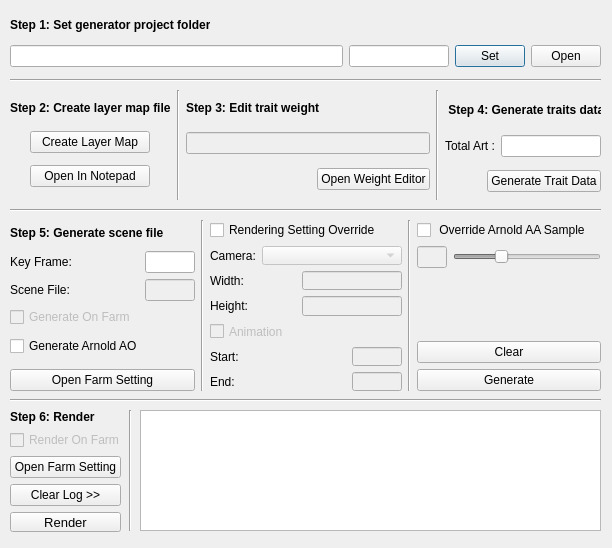
<?xml version="1.0" encoding="UTF-8"?>
<ui version="4.0">
 <class>Dialog</class>
 <widget class="QDialog" name="Dialog">
  <property name="geometry">
   <rect>
    <x>0</x>
    <y>0</y>
    <width>612</width>
    <height>548</height>
   </rect>
  </property>
  <property name="windowTitle">
   <string>Dialog</string>
  </property>
  <widget class="QWidget" name="verticalLayoutWidget">
   <property name="geometry">
    <rect>
     <x>10</x>
     <y>10</y>
     <width>591</width>
     <height>61</height>
    </rect>
   </property>
   <layout class="QVBoxLayout" name="verticalLayout">
    <item>
     <widget class="QLabel" name="label">
      <property name="maximumSize">
       <size>
        <width>200</width>
        <height>25</height>
       </size>
      </property>
      <property name="font">
       <font>
        <weight>75</weight>
        <bold>true</bold>
       </font>
      </property>
      <property name="text">
       <string>Step 1: Set generator project folders</string>
      </property>
     </widget>
    </item>
    <item>
     <layout class="QHBoxLayout" name="horizontalLayout">
      <item>
       <widget class="QLineEdit" name="lineEdit_project_1"/>
      </item>
      <item>
       <widget class="QLineEdit" name="lineEdit_project_folder_1">
        <property name="maximumSize">
         <size>
          <width>100</width>
          <height>16777215</height>
         </size>
        </property>
       </widget>
      </item>
      <item>
       <widget class="QPushButton" name="pushButton_set_1">
        <property name="maximumSize">
         <size>
          <width>70</width>
          <height>16777215</height>
         </size>
        </property>
        <property name="text">
         <string>Set</string>
        </property>
       </widget>
      </item>
      <item>
       <widget class="QPushButton" name="pushButton_open_1">
        <property name="maximumSize">
         <size>
          <width>70</width>
          <height>16777215</height>
         </size>
        </property>
        <property name="text">
         <string>Open</string>
        </property>
       </widget>
      </item>
     </layout>
    </item>
   </layout>
  </widget>
  <widget class="Line" name="line">
   <property name="geometry">
    <rect>
     <x>10</x>
     <y>70</y>
     <width>591</width>
     <height>20</height>
    </rect>
   </property>
   <property name="orientation">
    <enum>Qt::Horizontal</enum>
   </property>
  </widget>
  <widget class="Line" name="line_2">
   <property name="geometry">
    <rect>
     <x>10</x>
     <y>200</y>
     <width>591</width>
     <height>20</height>
    </rect>
   </property>
   <property name="orientation">
    <enum>Qt::Horizontal</enum>
   </property>
  </widget>
  <widget class="QWidget" name="horizontalLayoutWidget_4">
   <property name="geometry">
    <rect>
     <x>10</x>
     <y>220</y>
     <width>591</width>
     <height>171</height>
    </rect>
   </property>
   <layout class="QHBoxLayout" name="horizontalLayout_5">
    <item>
     <layout class="QVBoxLayout" name="verticalLayout_9">
      <item>
       <widget class="QLabel" name="label_7">
        <property name="maximumSize">
         <size>
          <width>200</width>
          <height>25</height>
         </size>
        </property>
        <property name="font">
         <font>
          <weight>75</weight>
          <bold>true</bold>
         </font>
        </property>
        <property name="text">
         <string>Step 5: Generate scene file</string>
        </property>
       </widget>
      </item>
      <item>
       <layout class="QHBoxLayout" name="horizontalLayout_7">
        <item>
         <widget class="QLabel" name="label_15">
          <property name="maximumSize">
           <size>
            <width>200</width>
            <height>50</height>
           </size>
          </property>
          <property name="text">
           <string>Key Frame:</string>
          </property>
         </widget>
        </item>
        <item>
         <widget class="QLineEdit" name="lineEdit_key_5">
          <property name="maximumSize">
           <size>
            <width>50</width>
            <height>16777215</height>
           </size>
          </property>
         </widget>
        </item>
       </layout>
      </item>
      <item>
       <layout class="QHBoxLayout" name="horizontalLayout_6">
        <item>
         <widget class="QLabel" name="label_8">
          <property name="maximumSize">
           <size>
            <width>200</width>
            <height>50</height>
           </size>
          </property>
          <property name="text">
           <string>Scene File:</string>
          </property>
         </widget>
        </item>
        <item>
         <widget class="QLineEdit" name="lineEdit_scene_5">
          <property name="enabled">
           <bool>false</bool>
          </property>
          <property name="maximumSize">
           <size>
            <width>50</width>
            <height>16777215</height>
           </size>
          </property>
         </widget>
        </item>
       </layout>
      </item>
      <item>
       <widget class="QCheckBox" name="checkBox_2">
        <property name="enabled">
         <bool>false</bool>
        </property>
        <property name="text">
         <string>Generate On Farm</string>
        </property>
       </widget>
      </item>
      <item alignment="Qt::AlignVCenter">
       <widget class="QCheckBox" name="checkBox_ao">
        <property name="text">
         <string>Generate Arnold AO</string>
        </property>
       </widget>
      </item>
      <item alignment="Qt::AlignBottom">
       <widget class="QPushButton" name="pushButton_farm_set_5">
        <property name="text">
         <string>Open Farm Setting</string>
        </property>
       </widget>
      </item>
     </layout>
    </item>
    <item>
     <widget class="Line" name="line_6">
      <property name="orientation">
       <enum>Qt::Vertical</enum>
      </property>
     </widget>
    </item>
    <item>
     <layout class="QVBoxLayout" name="verticalLayout_12">
      <item>
       <widget class="QCheckBox" name="checkBox_rend_over_5">
        <property name="text">
         <string>Rendering Setting Override</string>
        </property>
       </widget>
      </item>
      <item>
       <layout class="QHBoxLayout" name="horizontalLayout_10">
        <item>
         <widget class="QLabel" name="label_12">
          <property name="text">
           <string>Camera:</string>
          </property>
         </widget>
        </item>
        <item>
         <widget class="QComboBox" name="comboBox_camera_5">
          <property name="enabled">
           <bool>false</bool>
          </property>
          <property name="minimumSize">
           <size>
            <width>140</width>
            <height>0</height>
           </size>
          </property>
         </widget>
        </item>
       </layout>
      </item>
      <item>
       <layout class="QHBoxLayout" name="horizontalLayout_12">
        <item>
         <widget class="QLabel" name="label_13">
          <property name="text">
           <string>Width:</string>
          </property>
         </widget>
        </item>
        <item>
         <widget class="QLineEdit" name="lineEdit_width_5">
          <property name="enabled">
           <bool>false</bool>
          </property>
          <property name="maximumSize">
           <size>
            <width>100</width>
            <height>16777215</height>
           </size>
          </property>
         </widget>
        </item>
       </layout>
      </item>
      <item>
       <layout class="QHBoxLayout" name="horizontalLayout_13">
        <item>
         <widget class="QLabel" name="label_17">
          <property name="text">
           <string>Height:</string>
          </property>
         </widget>
        </item>
        <item>
         <widget class="QLineEdit" name="lineEdit_height_5">
          <property name="enabled">
           <bool>false</bool>
          </property>
          <property name="maximumSize">
           <size>
            <width>100</width>
            <height>16777215</height>
           </size>
          </property>
         </widget>
        </item>
       </layout>
      </item>
      <item>
       <widget class="QCheckBox" name="checkBox_5">
        <property name="enabled">
         <bool>false</bool>
        </property>
        <property name="text">
         <string>Animation</string>
        </property>
       </widget>
      </item>
      <item>
       <layout class="QHBoxLayout" name="horizontalLayout_3">
        <item>
         <widget class="QLabel" name="label_5">
          <property name="text">
           <string>Start: </string>
          </property>
         </widget>
        </item>
        <item>
         <widget class="QLineEdit" name="lineEdit_2">
          <property name="enabled">
           <bool>false</bool>
          </property>
          <property name="maximumSize">
           <size>
            <width>50</width>
            <height>16777215</height>
           </size>
          </property>
         </widget>
        </item>
       </layout>
      </item>
      <item>
       <layout class="QHBoxLayout" name="horizontalLayout_15">
        <item>
         <widget class="QLabel" name="label_14">
          <property name="text">
           <string>End: </string>
          </property>
         </widget>
        </item>
        <item>
         <widget class="QLineEdit" name="lineEdit_3">
          <property name="enabled">
           <bool>false</bool>
          </property>
          <property name="maximumSize">
           <size>
            <width>50</width>
            <height>16777215</height>
           </size>
          </property>
         </widget>
        </item>
       </layout>
      </item>
     </layout>
    </item>
    <item>
     <widget class="Line" name="line_7">
      <property name="orientation">
       <enum>Qt::Vertical</enum>
      </property>
     </widget>
    </item>
    <item>
     <layout class="QVBoxLayout" name="verticalLayout_10">
      <item>
       <widget class="QCheckBox" name="checkBox_aa_5">
        <property name="minimumSize">
         <size>
          <width>60</width>
          <height>20</height>
         </size>
        </property>
        <property name="text">
         <string> Override Arnold AA Sample</string>
        </property>
       </widget>
      </item>
      <item>
       <layout class="QHBoxLayout" name="horizontalLayout_14">
        <item>
         <widget class="QLineEdit" name="lineEdit_aa_5">
          <property name="enabled">
           <bool>false</bool>
          </property>
          <property name="maximumSize">
           <size>
            <width>30</width>
            <height>16777215</height>
           </size>
          </property>
         </widget>
        </item>
        <item>
         <widget class="QSlider" name="horizontalSlider_aa_5">
          <property name="enabled">
           <bool>false</bool>
          </property>
          <property name="minimum">
           <number>-3</number>
          </property>
          <property name="maximum">
           <number>10</number>
          </property>
          <property name="value">
           <number>1</number>
          </property>
          <property name="orientation">
           <enum>Qt::Horizontal</enum>
          </property>
         </widget>
        </item>
       </layout>
      </item>
      <item alignment="Qt::AlignBottom">
       <widget class="QPushButton" name="pushButton_clear_5">
        <property name="text">
         <string>Clear</string>
        </property>
       </widget>
      </item>
      <item>
       <widget class="QPushButton" name="pushButton_gen_5">
        <property name="text">
         <string>Generate</string>
        </property>
       </widget>
      </item>
     </layout>
    </item>
   </layout>
  </widget>
  <widget class="Line" name="line_4">
   <property name="geometry">
    <rect>
     <x>10</x>
     <y>390</y>
     <width>591</width>
     <height>20</height>
    </rect>
   </property>
   <property name="orientation">
    <enum>Qt::Horizontal</enum>
   </property>
  </widget>
  <widget class="QWidget" name="verticalLayoutWidget_9">
   <property name="geometry">
    <rect>
     <x>10</x>
     <y>410</y>
     <width>111</width>
     <height>122</height>
    </rect>
   </property>
   <layout class="QVBoxLayout" name="verticalLayout_11">
    <item>
     <widget class="QLabel" name="label_9">
      <property name="maximumSize">
       <size>
        <width>200</width>
        <height>25</height>
       </size>
      </property>
      <property name="font">
       <font>
        <weight>75</weight>
        <bold>true</bold>
       </font>
      </property>
      <property name="text">
       <string>Step 6: Render</string>
      </property>
     </widget>
    </item>
    <item>
     <widget class="QCheckBox" name="checkBox_rend_farm_6">
      <property name="enabled">
       <bool>false</bool>
      </property>
      <property name="text">
       <string>Render On Farm</string>
      </property>
     </widget>
    </item>
    <item>
     <widget class="QPushButton" name="pushButton_farm_set_6">
      <property name="text">
       <string>Open Farm Setting</string>
      </property>
     </widget>
    </item>
    <item>
     <widget class="QPushButton" name="pushButton_clearlog_6">
      <property name="text">
       <string>Clear Log &gt;&gt;</string>
      </property>
     </widget>
    </item>
    <item>
     <widget class="QPushButton" name="pushButton_render_6">
      <property name="minimumSize">
       <size>
        <width>0</width>
        <height>20</height>
       </size>
      </property>
      <property name="font">
       <font>
        <pointsize>10</pointsize>
       </font>
      </property>
      <property name="text">
       <string>Render</string>
      </property>
     </widget>
    </item>
   </layout>
  </widget>
  <widget class="QTextEdit" name="textEdit_log">
   <property name="geometry">
    <rect>
     <x>140</x>
     <y>410</y>
     <width>461</width>
     <height>121</height>
    </rect>
   </property>
  </widget>
  <widget class="Line" name="line_8">
   <property name="geometry">
    <rect>
     <x>120</x>
     <y>410</y>
     <width>20</width>
     <height>121</height>
    </rect>
   </property>
   <property name="orientation">
    <enum>Qt::Vertical</enum>
   </property>
  </widget>
  <widget class="QWidget" name="horizontalLayoutWidget_2">
   <property name="geometry">
    <rect>
     <x>10</x>
     <y>90</y>
     <width>591</width>
     <height>110</height>
    </rect>
   </property>
   <layout class="QHBoxLayout" name="horizontalLayout_2">
    <item>
     <layout class="QVBoxLayout" name="verticalLayout_2">
      <property name="bottomMargin">
       <number>6</number>
      </property>
      <item>
       <widget class="QLabel" name="label_2">
        <property name="maximumSize">
         <size>
          <width>200</width>
          <height>45</height>
         </size>
        </property>
        <property name="font">
         <font>
          <weight>75</weight>
          <bold>true</bold>
         </font>
        </property>
        <property name="text">
         <string>Step 2: Create layer map file</string>
        </property>
       </widget>
      </item>
      <item alignment="Qt::AlignHCenter">
       <widget class="QPushButton" name="pushButton_layer_map_2">
        <property name="minimumSize">
         <size>
          <width>120</width>
          <height>0</height>
         </size>
        </property>
        <property name="maximumSize">
         <size>
          <width>150</width>
          <height>16777215</height>
         </size>
        </property>
        <property name="text">
         <string>Create Layer Map</string>
        </property>
       </widget>
      </item>
      <item alignment="Qt::AlignHCenter|Qt::AlignVCenter">
       <widget class="QPushButton" name="pushButton_open_layer_map_2">
        <property name="minimumSize">
         <size>
          <width>120</width>
          <height>0</height>
         </size>
        </property>
        <property name="maximumSize">
         <size>
          <width>150</width>
          <height>16777215</height>
         </size>
        </property>
        <property name="text">
         <string>Open In Notepad</string>
        </property>
       </widget>
      </item>
     </layout>
    </item>
    <item>
     <widget class="Line" name="line_5">
      <property name="orientation">
       <enum>Qt::Vertical</enum>
      </property>
     </widget>
    </item>
    <item>
     <layout class="QVBoxLayout" name="verticalLayout_8">
      <item>
       <widget class="QLabel" name="label_6">
        <property name="maximumSize">
         <size>
          <width>200</width>
          <height>20</height>
         </size>
        </property>
        <property name="font">
         <font>
          <weight>75</weight>
          <bold>true</bold>
         </font>
        </property>
        <property name="text">
         <string>Step 3: Edit trait weight</string>
        </property>
       </widget>
      </item>
      <item>
       <widget class="QLineEdit" name="lineEdit_layer_map_path_3">
        <property name="enabled">
         <bool>false</bool>
        </property>
       </widget>
      </item>
      <item alignment="Qt::AlignRight">
       <widget class="QPushButton" name="pushButton_weight_edit_3">
        <property name="maximumSize">
         <size>
          <width>130</width>
          <height>16777215</height>
         </size>
        </property>
        <property name="text">
         <string>Open Weight Editor</string>
        </property>
       </widget>
      </item>
     </layout>
    </item>
    <item>
     <widget class="Line" name="line_9">
      <property name="orientation">
       <enum>Qt::Vertical</enum>
      </property>
     </widget>
    </item>
    <item>
     <layout class="QVBoxLayout" name="verticalLayout_4">
      <item>
       <widget class="QLabel" name="label_3">
        <property name="minimumSize">
         <size>
          <width>100</width>
          <height>20</height>
         </size>
        </property>
        <property name="maximumSize">
         <size>
          <width>200</width>
          <height>25</height>
         </size>
        </property>
        <property name="font">
         <font>
          <weight>75</weight>
          <bold>true</bold>
         </font>
        </property>
        <property name="text">
         <string> Step 4: Generate traits data</string>
        </property>
       </widget>
      </item>
      <item>
       <layout class="QHBoxLayout" name="horizontalLayout_4">
        <item>
         <widget class="QLabel" name="label_4">
          <property name="maximumSize">
           <size>
            <width>50</width>
            <height>25</height>
           </size>
          </property>
          <property name="text">
           <string>Total Art :</string>
          </property>
         </widget>
        </item>
        <item>
         <widget class="QLineEdit" name="lineEdit_total_art_4">
          <property name="maximumSize">
           <size>
            <width>100</width>
            <height>16777215</height>
           </size>
          </property>
         </widget>
        </item>
       </layout>
      </item>
      <item alignment="Qt::AlignRight">
       <widget class="QPushButton" name="pushButton_gen_trait_4">
        <property name="maximumSize">
         <size>
          <width>150</width>
          <height>16777215</height>
         </size>
        </property>
        <property name="text">
         <string>Generate Trait Data</string>
        </property>
       </widget>
      </item>
     </layout>
    </item>
   </layout>
  </widget>
  <zorder>verticalLayoutWidget</zorder>
  <zorder>line</zorder>
  <zorder>line_2</zorder>
  <zorder>horizontalLayoutWidget_4</zorder>
  <zorder>verticalLayoutWidget_7</zorder>
  <zorder>line_4</zorder>
  <zorder>verticalLayoutWidget_9</zorder>
  <zorder>textEdit_log</zorder>
  <zorder>line_8</zorder>
  <zorder>label_2</zorder>
  <zorder>label_2</zorder>
  <zorder>horizontalLayoutWidget_2</zorder>
 </widget>
 <resources/>
 <connections/>
</ui>
